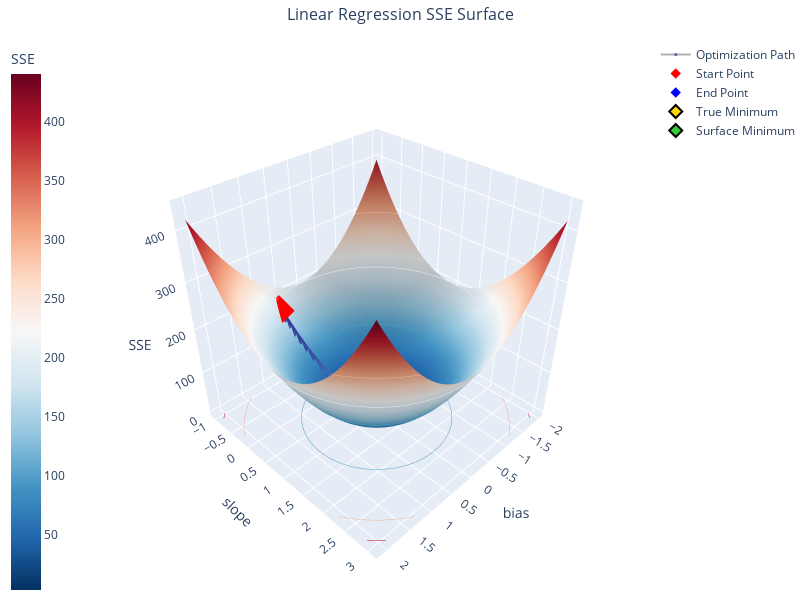

Notebook code for this chart:
### Code cell
viz = LinearRegressionSSEVisualizer(
    x_data=sim.order_totals,
    y_data=sim.observed_tips,
    true_bias=sim.true_b1,
    true_slope=sim.true_b2,
    standardize=True,
)

fig = viz.create_3d_surface_plot(
    bias_samples=np.array(b1_history),
    slope_samples=np.array(b2_history),
    loss_samples=np.array(loss_history),
    resolution=40,
    scale_factor=2.0,
)
fig.show()

### Figure 1 — Plotly figure (JSON) as saved in the notebook; plotly's stock layout.template omitted (floating-point values rounded to 4 significant figures; data arrays with more than 128 entries replaced by an {"elided": "..."} marker saying what was removed)
{"data": [{"colorbar": {"title": {"text": "SSE"}, "x": -0.2}, "colorscale": [[0, "rgb(5,48,97)"], [0.1, "rgb(33,102,172)"], [0.2, "rgb(67,147,195)"], [0.3, "rgb(146,197,222)"], [0.4, "rgb(209,229,240)"], [0.5, "rgb(247,247,247)"], [0.6, "rgb(253,219,199)"], [0.7, "rgb(244,165,130)"], [0.8, "rgb(214,96,77)"], [0.9, "rgb(178,24,43)"], [1, "rgb(103,0,31)"]], "contours": {"z": {"highlightcolor": "limegreen", "project": {"z": true}, "show": true, "usecolormap": true}}, "hovertemplate": "<b>Parameters:</b><br>bias: %{x:.3f}<br>slope: %{y:.3f}<br>SSE: %{z:.3f}<br><extra></extra>", "name": "SSE Surface", "showscale": true, "type": "surface", "x": {"elided": "40x40 float values"}, "y": {"elided": "40x40 float values"}, "z": {"elided": "40x40 float values"}}, {"hovertemplate": "<b>Optimization Step:</b><br>bias: %{x:.3f}<br>slope: %{y:.3f}<br>SSE: %{z:.3f}<br><extra></extra>", "line": {"color": "rgba(100, 100, 100, 0.5)", "width": 2}, "marker": {"color": {"elided": "1088 float values"}, "colorscale": [[0, "rgb(49,54,149)"], [0.1, "rgb(69,117,180)"], [0.2, "rgb(116,173,209)"], [0.3, "rgb(171,217,233)"], [0.4, "rgb(224,243,248)"], [0.5, "rgb(255,255,191)"], [0.6, "rgb(254,224,144)"], [0.7, "rgb(253,174,97)"], [0.8, "rgb(244,109,67)"], [0.9, "rgb(215,48,39)"], [1, "rgb(165,0,38)"]], "opacity": 0.7, "showscale": false, "size": 3}, "mode": "markers+lines", "name": "Optimization Path", "type": "scatter3d", "x": {"elided": "1088 float values"}, "y": {"elided": "1088 float values"}, "z": {"elided": "1088 float values"}}, {"hovertemplate": "<b>Starting Point:</b><br>bias: %{x:.3f}<br>slope: %{y:.3f}<br>SSE: %{z:.3f}<br><extra></extra>", "marker": {"color": "red", "size": 8, "symbol": "diamond"}, "mode": "markers", "name": "Start Point", "type": "scatter3d", "x": [0.7294], "y": [-0.7847], "z": [183.4]}, {"hovertemplate": "<b>Final Point:</b><br>bias: %{x:.3f}<br>slope: %{y:.3f}<br>SSE: %{z:.3f}<br><extra></extra>", "marker": {"color": "blue", "size": 8, "symbol": "diamond"}, "mode": "markers", "name": "End Point", "type": "scatter3d", "x": [0.0001213], "y": [0.9685], "z": [3.068]}, {"hovertemplate": "<b>True Minimum:</b><br>bias: %{x:.3f}<br>slope: %{y:.3f}<br>SSE: %{z:.3f}<br><extra></extra>", "marker": {"color": "gold", "line": {"color": "black", "width": 2}, "size": 10, "symbol": "diamond"}, "mode": "markers", "name": "True Minimum", "type": "scatter3d", "x": [0.05558], "y": [1.019], "z": [3.348]}, {"hovertemplate": "<b>Surface Minimum:</b><br>bias: %{x:.3f}<br>slope: %{y:.3f}<br>SSE: %{z:.3f}<br><extra></extra>", "marker": {"color": "limegreen", "line": {"color": "black", "width": 2}, "size": 10, "symbol": "diamond"}, "mode": "markers", "name": "Surface Minimum", "type": "scatter3d", "x": [0.003326], "y": [0.9667], "z": [3.069]}], "layout": {"height": 600, "margin": {"b": 0, "l": 80, "r": 0, "t": 40}, "scene": {"camera": {"eye": {"x": 1.5, "y": 1.5, "z": 1.5}}, "xaxis": {"title": {"text": "bias"}}, "yaxis": {"title": {"text": "slope"}}, "zaxis": {"title": {"text": "SSE"}}}, "title": {"font": {"size": 16}, "text": "Linear Regression SSE Surface", "x": 0.5}, "width": 800}}
